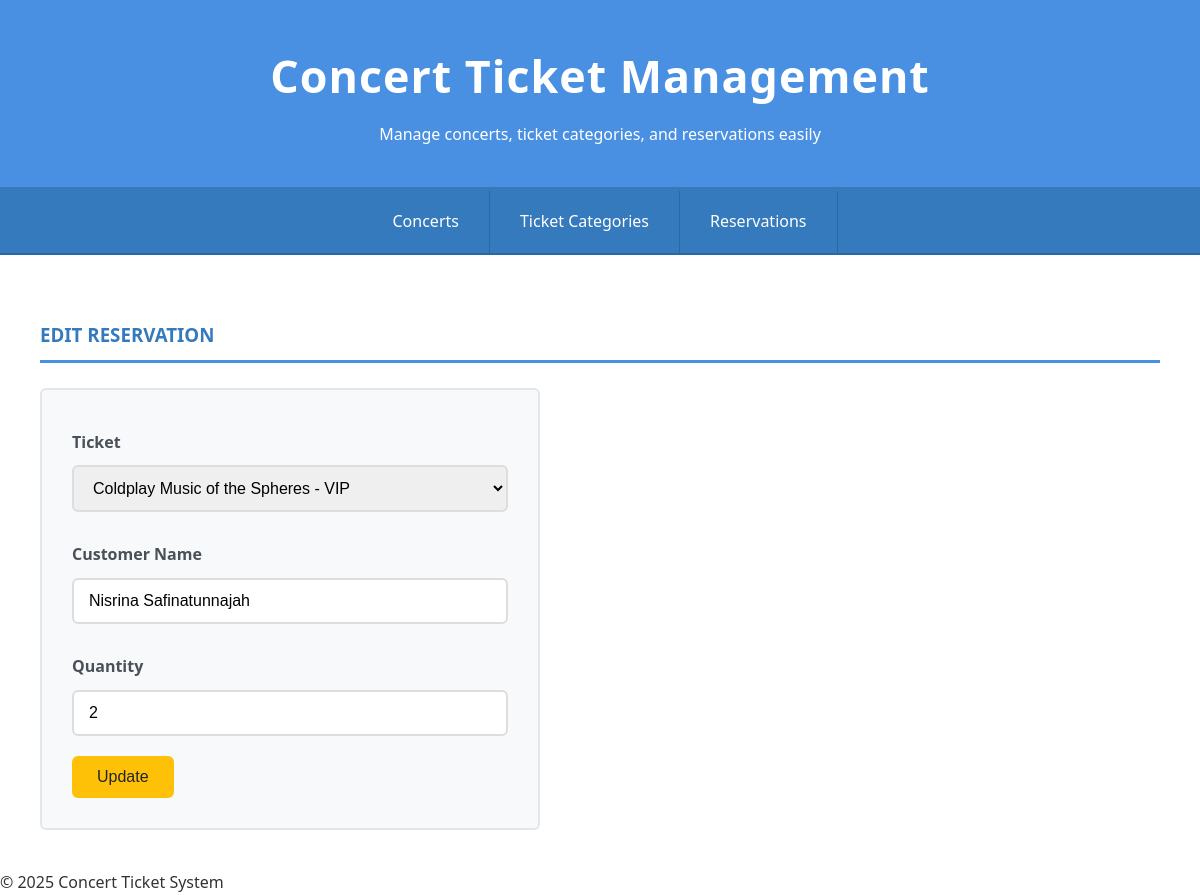
The page /?page=reservation&action=edit&id=1 on the database its author committed.
### tables this page shows
CREATE TABLE `reservation` (
  `id_reservation` int(11) NOT NULL,
  `id_ticket_category` int(11) DEFAULT NULL,
  `customer_name` varchar(100) DEFAULT NULL,
  `qty` int(11) DEFAULT NULL
);

### config/db.php (called while the page is built, shortened)
<?php
class Database {
    private $host = "localhost";
    private $db_name = "db_konser";
    private $username = "root";
    private $password = "";
    public function __construct() {
        try {
            $this->conn = new PDO("mysql:host={$this->host};dbname={$this->db_name}", $this->username, $this->password);
        } catch (PDOException $e) {
            die("Connection error: " . $e->getMessage());
        }
    }
}
?>

### class/TicketCategory.php (called while the page is built, shortened)
<?php
require_once 'config/db.php';
class TicketCategory {
    private $db;
    public function __construct() {
        $this->db = (new Database())->conn;
    }
    public function getAll() {
        $sql = "SELECT t.*, c.concert_name
                FROM ticket_category t
                JOIN concert c ON t.id_concert = c.id_concert";
        $stmt = $this->db->prepare($sql);
        $stmt->execute();
        return $stmt->fetchAll(PDO::FETCH_ASSOC);
    }
}
?>

### class/Reservation.php (called while the page is built, shortened)
<?php
require_once 'config/db.php';
class Reservation {
    private $db;
    public function __construct() {
        $this->db = (new Database())->conn;
    }
    public function find($id) {
        $stmt = $this->db->prepare("SELECT * FROM reservation WHERE id_reservation = ?");
        $stmt->execute([$id]);
        return $stmt->fetch(PDO::FETCH_ASSOC);
    }
}
?>

### view/reservation/edit.php (the view, shortened to what this page needs)
<?php
$list = $ticket->getAll();
$data = $reservation->find($_GET["id"]);
?>
<div class="card">
<h3>Edit Reservation</h3>
<form method="POST">
    <label>Ticket</label>
    <select name="ticket">
        <?php foreach ($list as $row): ?>
        <option value="<?= $row['id_ticket_category'] ?>"
            <?= $row['id_ticket_category'] == $data['id_ticket_category'] ? 'selected' : '' ?>>
            <?= $row['concert_name'] ?> - <?= $row['category_name'] ?>
        </option>
        <?php endforeach ?>
    </select>
    <label>Customer Name</label>
    <input type="text" name="customer" value="<?= htmlspecialchars($data['customer_name']) ?>" required>
    <label>Quantity</label>
    <input type="number" name="qty" value="<?= $data['qty'] ?>" required>
    <button class="btn btn-warning">Update</button>
</form>
</div>

### style.css (style rules this page uses)
* { margin: 0; padding: 0; box-sizing: border-box; }
body { font-family: 'Segoe UI', Tahoma, Geneva, Verdana, sans-serif; background-color: #f5f7fa; color: #333; line-height: 1.6; min-height: 100vh; }
h2, h3 { color: #357abd; margin-bottom: 25px; text-transform: uppercase; font-weight: 600; border-bottom: 3px solid #4a90e2; padding-bottom: 10px; }
form { background-color: #f8f9fa; padding: 30px; border-radius: 6px; border: 2px solid #e3e6ea; width: 500px; }
label { font-weight: 600; color: #495057; margin-top: 10px; display: block; }
input, select { width: 100%; padding: 12px 15px; margin: 10px 0 20px 0; border: 2px solid #ddd; border-radius: 6px; font-size: 16px; transition: border-color 0.3s ease; }
button, .btn { background-color: #4a90e2; color: white; padding: 12px 25px; border: none; border-radius: 6px; cursor: pointer; font-size: 16px; font-weight: 500; transition: 0.3s ease; text-decoration: none; }
.btn-warning { background-color: #ffc107; color: #212529; }

### rows shown on the page
reservation: ticket "Coldplay Music of the Spheres - VIP", customer "Nisrina Safinatunnajah", qty "2"
